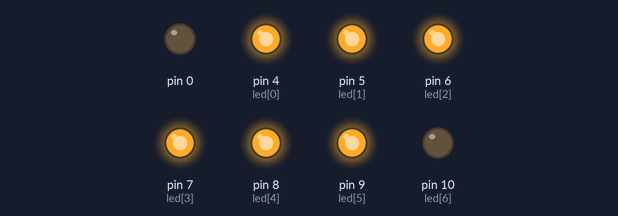
This sketch was run on a simulated Arduino Uno, built with avr-gcc and run on an emulated ATmega328P. Parts: output pins drawn as LEDs (lit = HIGH).

Above: at 0.2 s.
At 1.2 s:
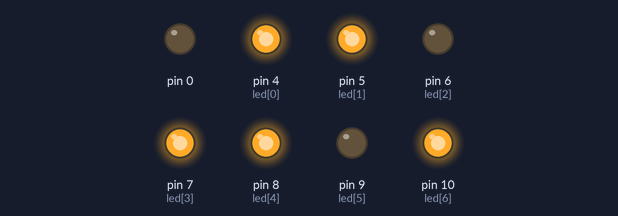
At 1.7 s:
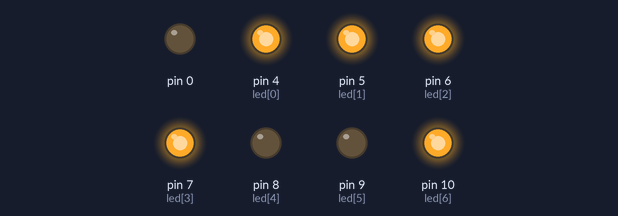
At 2.7 s:
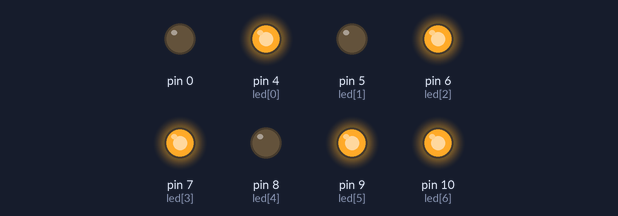
At 4.2 s:
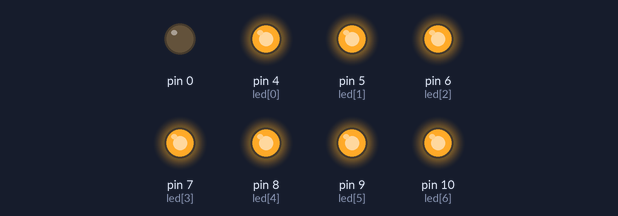
At 5.7 s:
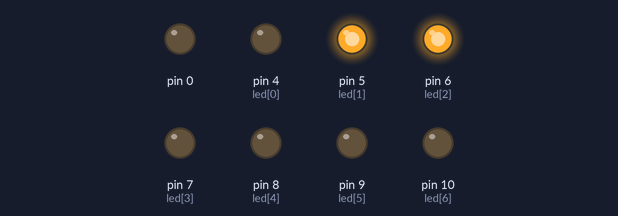
Timing chart, 0 to 6.5 s (numbered marks = the images above):
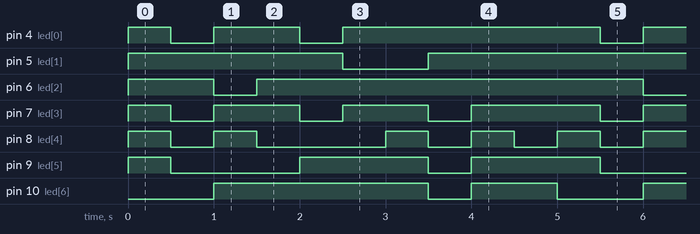

Measured:
- by itself, pin 4 (led[0]): repeats every 5.0 s: LOW 0.50 s, HIGH 1.0 s, LOW 0.50 s, HIGH 3.0 s
- by itself, pin 5 (led[1]): repeats every 5.0 s: LOW 1.0 s, HIGH 4.0 s
- by itself, pin 6 (led[2]): repeats every 5.0 s: LOW 0.50 s, HIGH 4.5 s
- by itself, pin 7 (led[3]): repeats every 5.0 s: 2 × (LOW 0.50 s, HIGH 1.0 s), LOW 0.50 s, HIGH 1.5 s
- by itself, pin 8 (led[4]): repeats every 5.0 s: LOW 0.50 s, HIGH 0.50 s, LOW 1.5 s, 2 × (HIGH 0.50 s, LOW 0.50 s), HIGH 0.50 s
- by itself, pin 9 (led[5]): repeats every 5.0 s: LOW 1.5 s, HIGH 1.5 s, LOW 0.50 s, HIGH 1.5 s
- by itself, pin 10 (led[6]): repeats every 5.0 s: LOW 0.50 s, HIGH 1.0 s, LOW 1.0 s, HIGH 2.5 s

The sketch:

counter.ino
```cpp
int led[]={4,5,6,7,8,9,10};
int sayi=8;
void setup()
{
  //init
  for(int i=0; i<sayi; i++){
pinMode(led[i],OUTPUT);
}
}

void loop() {
//bunları bir fonsiyona yazıp ordan cagirsana
//countr(int a);
digitalWrite(led[0],HIGH);  //basit bir sayaç ??????

digitalWrite(led[1],HIGH);

digitalWrite(led[2],HIGH);

digitalWrite(led[3],HIGH);

digitalWrite(led[4],HIGH);

digitalWrite(led[5],HIGH);

digitalWrite(led[6],LOW);
delay(500);


digitalWrite(led[0],LOW);

digitalWrite(led[1],HIGH);

digitalWrite(led[2],HIGH);

digitalWrite(led[3],LOW);

digitalWrite(led[4],LOW);

digitalWrite(led[5],LOW);

digitalWrite(led[6],LOW);
delay(500);

digitalWrite(led[0],HIGH);

digitalWrite(led[1],HIGH);

digitalWrite(led[2],LOW);

digitalWrite(led[3],HIGH);

digitalWrite(led[4],HIGH);

digitalWrite(led[5],LOW);

digitalWrite(led[6],HIGH);
delay(500);


digitalWrite(led[0],HIGH);

digitalWrite(led[1],HIGH);

digitalWrite(led[2],HIGH);

digitalWrite(led[3],HIGH);

digitalWrite(led[4],LOW);

digitalWrite(led[5],LOW);

digitalWrite(led[6],HIGH);
delay(500);

digitalWrite(led[0],LOW);

digitalWrite(led[1],HIGH);

digitalWrite(led[2],HIGH);

digitalWrite(led[3],LOW);

digitalWrite(led[4],LOW);

digitalWrite(led[5],HIGH);

digitalWrite(led[6],HIGH);
delay(500);


digitalWrite(led[0],HIGH);

digitalWrite(led[1],LOW);

digitalWrite(led[2],HIGH);

digitalWrite(led[3],HIGH);

digitalWrite(led[4],LOW);

digitalWrite(led[5],HIGH);

digitalWrite(led[6],HIGH);
delay(500);


digitalWrite(led[0],HIGH);

digitalWrite(led[1],LOW);

digitalWrite(led[2],HIGH);

digitalWrite(led[3],HIGH);

digitalWrite(led[4],HIGH);

digitalWrite(led[5],HIGH);

digitalWrite(led[6],HIGH);
delay(500);


digitalWrite(led[0],HIGH);

digitalWrite(led[1],HIGH);

digitalWrite(led[2],HIGH);

digitalWrite(led[3],LOW);

digitalWrite(led[4],LOW);

digitalWrite(led[5],LOW);

digitalWrite(led[6],LOW);
delay(500);


digitalWrite(led[0],HIGH);

digitalWrite(led[1],HIGH);

digitalWrite(led[2],HIGH);

digitalWrite(led[3],HIGH);

digitalWrite(led[4],HIGH);

digitalWrite(led[5],HIGH);

digitalWrite(led[6],HIGH);
delay(500);

digitalWrite(led[0],HIGH);

digitalWrite(led[1],HIGH);

digitalWrite(led[2],HIGH);

digitalWrite(led[3],HIGH);

digitalWrite(led[4],LOW);

digitalWrite(led[5],HIGH);

digitalWrite(led[6],HIGH);
delay(500);


}
```
